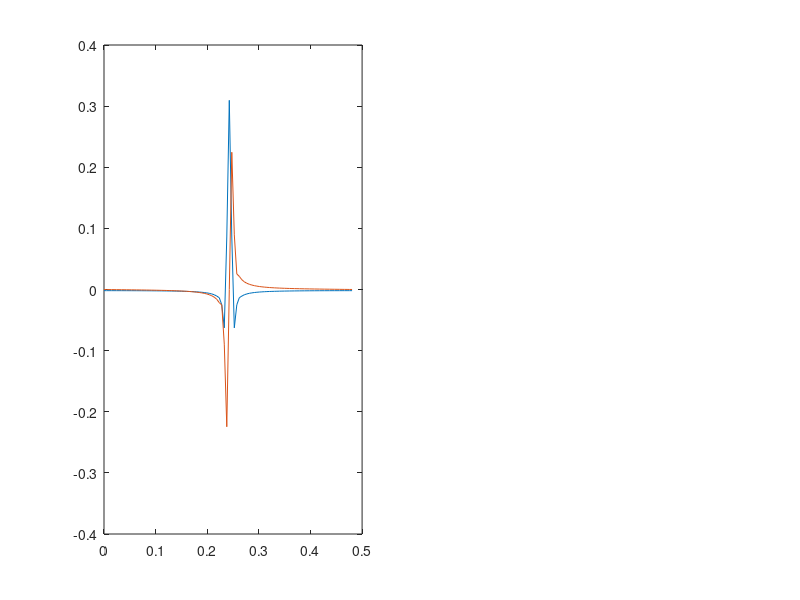

Write MATLAB code to recreate this figure. (Note: this script raises an error after producing the figure.)
clear

%% Setup Parameters
srate = 1000;           % in Hz

%Wavelet Parameters
a = 0.501;
gamma = 3;
beta = 0.333;

Wbg = (beta/gamma)^(1/gamma); % maximum value at the peak frequency

% Frequency parameters
min_freq = 0; % Hz
max_freq = Wbg; % Hz
num_freq = 100; % count
frex = linspace(min_freq,max_freq,num_freq);

%% Morse Wavelet

awt =  a .* ((2*pi.*frex).^beta) .* (exp(-(2*pi.*frex).^gamma));
awt = awt ./ max(awt)

x = fftshift(ifft(awt));
%% Plotting

figure(4), clf
subplot(121);
plot(frex,real(x));
hold on
plot(frex,imag(x));
title("Time Domain Morse Wavelet: β = " + beta + " & γ = " + gamma)
hold off

subplot(122)
plot(frex,awt);
title("Freq Domain Morse Wavelet: β = " + beta + " & γ = " + gamma)

